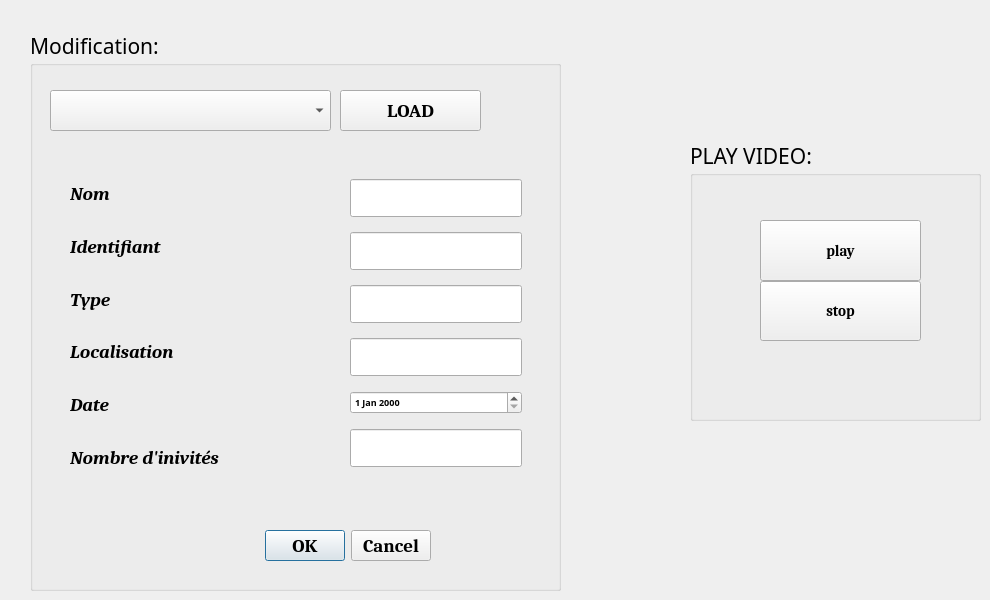
    <widget class="QWidget" name="tab_4">
     <attribute name="title">
      <string>EDIT </string>
     </attribute>
     <widget class="QGroupBox" name="groupBox_9">
      <property name="geometry">
       <rect>
        <x>30</x>
        <y>30</y>
        <width>531</width>
        <height>561</height>
       </rect>
      </property>
      <property name="font">
       <font>
        <family>Algerian</family>
        <pointsize>16</pointsize>
        <underline>false</underline>
       </font>
      </property>
      <property name="title">
       <string>Modification:</string>
      </property>
      <widget class="QPushButton" name="load">
       <property name="geometry">
        <rect>
         <x>310</x>
         <y>60</y>
         <width>141</width>
         <height>41</height>
        </rect>
       </property>
       <property name="font">
        <font>
         <family>Cambria</family>
         <pointsize>14</pointsize>
         <weight>75</weight>
         <bold>true</bold>
         <underline>false</underline>
        </font>
       </property>
       <property name="text">
        <string>LOAD</string>
       </property>
      </widget>
      <widget class="QComboBox" name="comboBox_load">
       <property name="geometry">
        <rect>
         <x>20</x>
         <y>60</y>
         <width>281</width>
         <height>41</height>
        </rect>
       </property>
      </widget>
      <widget class="QWidget" name="layoutWidget_2">
       <property name="geometry">
        <rect>
         <x>20</x>
         <y>120</y>
         <width>278</width>
         <height>351</height>
        </rect>
       </property>
       <layout class="QVBoxLayout" name="verticalLayout">
        <property name="leftMargin">
         <number>20</number>
        </property>
        <property name="topMargin">
         <number>20</number>
        </property>
        <property name="rightMargin">
         <number>20</number>
        </property>
        <property name="bottomMargin">
         <number>20</number>
        </property>
        <item>
         <widget class="QLabel" name="label_35">
          <property name="font">
           <font>
            <family>Cambria</family>
            <pointsize>14</pointsize>
            <weight>75</weight>
            <italic>true</italic>
            <bold>true</bold>
            <underline>false</underline>
           </font>
          </property>
          <property name="text">
           <string>Nom</string>
          </property>
         </widget>
        </item>
        <item>
         <widget class="QLabel" name="label_36">
          <property name="font">
           <font>
            <family>Cambria</family>
            <pointsize>14</pointsize>
            <weight>75</weight>
            <italic>true</italic>
            <bold>true</bold>
            <underline>false</underline>
           </font>
          </property>
          <property name="text">
           <string>Identifiant</string>
          </property>
         </widget>
        </item>
        <item>
         <widget class="QLabel" name="label_34">
          <property name="font">
           <font>
            <family>Cambria</family>
            <pointsize>14</pointsize>
            <weight>75</weight>
            <italic>true</italic>
            <bold>true</bold>
            <underline>false</underline>
           </font>
          </property>
          <property name="text">
           <string>Type</string>
          </property>
         </widget>
        </item>
        <item>
         <widget class="QLabel" name="label_31">
          <property name="font">
           <font>
            <family>Cambria</family>
            <pointsize>14</pointsize>
            <weight>75</weight>
            <italic>true</italic>
            <bold>true</bold>
            <underline>false</underline>
           </font>
          </property>
          <property name="text">
           <string>Localisation</string>
          </property>
         </widget>
        </item>
        <item>
         <widget class="QLabel" name="label_32">
          <property name="font">
           <font>
            <family>Cambria</family>
            <pointsize>14</pointsize>
            <weight>75</weight>
            <italic>true</italic>
            <bold>true</bold>
            <underline>false</underline>
           </font>
          </property>
          <property name="text">
           <string>Date</string>
          </property>
         </widget>
        </item>
        <item>
         <widget class="QLabel" name="label_33">
          <property name="font">
           <font>
            <family>Cambria</family>
            <pointsize>14</pointsize>
            <weight>75</weight>
            <italic>true</italic>
            <bold>true</bold>
            <underline>false</underline>
           </font>
          </property>
          <property name="text">
           <string>Nombre d'inivités</string>
          </property>
         </widget>
        </item>
       </layout>
      </widget>
      <widget class="QWidget" name="layoutWidget">
       <property name="geometry">
        <rect>
         <x>300</x>
         <y>120</y>
         <width>212</width>
         <height>351</height>
        </rect>
       </property>
       <layout class="QVBoxLayout" name="verticalLayout_2">
        <property name="leftMargin">
         <number>20</number>
        </property>
        <property name="topMargin">
         <number>20</number>
        </property>
        <property name="rightMargin">
         <number>20</number>
        </property>
        <property name="bottomMargin">
         <number>20</number>
        </property>
        <item>
         <widget class="QLineEdit" name="nom_modif"/>
        </item>
        <item>
         <widget class="QLineEdit" name="id_modif"/>
        </item>
        <item>
         <widget class="QLineEdit" name="type_modif"/>
        </item>
        <item>
         <widget class="QLineEdit" name="localisation_modif"/>
        </item>
        <item>
         <widget class="QDateEdit" name="date_modif">
          <property name="font">
           <font>
            <family>Arial Black</family>
            <pointsize>7</pointsize>
            <weight>75</weight>
            <bold>true</bold>
            <underline>false</underline>
           </font>
          </property>
         </widget>
        </item>
        <item>
         <widget class="QLineEdit" name="invites_modif"/>
        </item>
       </layout>
      </widget>
      <widget class="QDialogButtonBox" name="buttonBox">
       <property name="geometry">
        <rect>
         <x>160</x>
         <y>490</y>
         <width>241</width>
         <height>51</height>
        </rect>
       </property>
       <property name="font">
        <font>
         <family>Cambria</family>
         <pointsize>14</pointsize>
         <weight>75</weight>
         <bold>true</bold>
         <underline>false</underline>
        </font>
       </property>
       <property name="orientation">
        <enum>Qt::Horizontal</enum>
       </property>
       <property name="standardButtons">
        <set>QDialogButtonBox::Cancel|QDialogButtonBox::Ok</set>
       </property>
      </widget>
     </widget>
     <widget class="QGroupBox" name="groupBox_5">
      <property name="geometry">
       <rect>
        <x>690</x>
        <y>140</y>
        <width>291</width>
        <height>281</height>
       </rect>
      </property>
      <property name="font">
       <font>
        <family>Algerian</family>
        <pointsize>16</pointsize>
        <weight>50</weight>
        <bold>false</bold>
       </font>
      </property>
      <property name="title">
       <string>PLAY VIDEO:</string>
      </property>
      <widget class="QWidget" name="verticalLayoutWidget_2">
       <property name="geometry">
        <rect>
         <x>70</x>
         <y>80</y>
         <width>161</width>
         <height>121</height>
        </rect>
       </property>
       <layout class="QVBoxLayout" name="verticalLayout_4">
        <property name="spacing">
         <number>0</number>
        </property>
        <item>
         <widget class="QPushButton" name="play">
          <property name="sizePolicy">
           <sizepolicy hsizetype="Minimum" vsizetype="MinimumExpanding">
            <horstretch>0</horstretch>
            <verstretch>0</verstretch>
           </sizepolicy>
          </property>
          <property name="palette">
           <palette>
            <active>
             <colorrole role="WindowText">
              <brush brushstyle="SolidPattern">
               <color alpha="255">
                <red>0</red>
                <green>0</green>
                <blue>0</blue>
               </color>
              </brush>
             </colorrole>
            </active>
            <inactive>
             <colorrole role="WindowText">
              <brush brushstyle="SolidPattern">
               <color alpha="255">
                <red>0</red>
                <green>0</green>
                <blue>0</blue>
               </color>
              </brush>
             </colorrole>
            </inactive>
            <disabled>
             <colorrole role="WindowText">
              <brush brushstyle="SolidPattern">
               <color alpha="255">
                <red>120</red>
                <green>120</green>
                <blue>120</blue>
               </color>
              </brush>
             </colorrole>
            </disabled>
           </palette>
          </property>
          <property name="font">
           <font>
            <family>Cambria</family>
            <pointsize>11</pointsize>
            <weight>75</weight>
            <bold>true</bold>
            <underline>false</underline>
            <stylestrategy>PreferAntialias</stylestrategy>
           </font>
          </property>
          <property name="focusPolicy">
           <enum>Qt::WheelFocus</enum>
          </property>
          <property name="text">
           <string>play</string>
          </property>
         </widget>
        </item>
        <item>
         <widget class="QPushButton" name="stop">
          <property name="sizePolicy">
           <sizepolicy hsizetype="Minimum" vsizetype="MinimumExpanding">
            <horstretch>0</horstretch>
            <verstretch>0</verstretch>
           </sizepolicy>
          </property>
          <property name="palette">
           <palette>
            <active>
             <colorrole role="WindowText">
              <brush brushstyle="SolidPattern">
               <color alpha="255">
                <red>0</red>
                <green>0</green>
                <blue>0</blue>
               </color>
              </brush>
             </colorrole>
            </active>
            <inactive>
             <colorrole role="WindowText">
              <brush brushstyle="SolidPattern">
               <color alpha="255">
                <red>0</red>
                <green>0</green>
                <blue>0</blue>
               </color>
              </brush>
             </colorrole>
            </inactive>
            <disabled>
             <colorrole role="WindowText">
              <brush brushstyle="SolidPattern">
               <color alpha="255">
                <red>120</red>
                <green>120</green>
                <blue>120</blue>
               </color>
              </brush>
             </colorrole>
            </disabled>
           </palette>
          </property>
          <property name="font">
           <font>
            <family>Cambria</family>
            <pointsize>11</pointsize>
            <weight>75</weight>
            <bold>true</bold>
            <underline>false</underline>
            <stylestrategy>PreferAntialias</stylestrategy>
           </font>
          </property>
          <property name="focusPolicy">
           <enum>Qt::WheelFocus</enum>
          </property>
          <property name="text">
           <string>stop</string>
          </property>
         </widget>
        </item>
       </layout>
      </widget>
     </widget>
    </widget>
